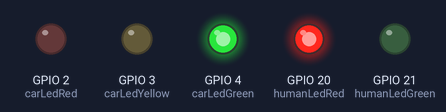
Bench run of a program on a simulated Raspberry Pi (BCM pin numbers). On the bench: output pins drawn as LEDs (lit = HIGH).

Above: at 1.5 s.
At 3.5 s:
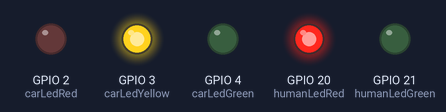
At 5.5 s:
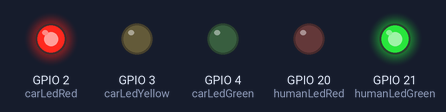
Timing chart, 0 to 9.1 s (numbered marks = the images above):
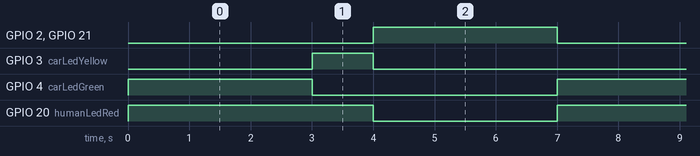

Measured:
- by itself, GPIO 2 (carLedRed), GPIO 4 (carLedGreen), GPIO 21 (humanLedGreen): alternates HIGH for 3.0 s and LOW for 4.0 s
- by itself, GPIO 3 (carLedYellow): alternates HIGH for 1.0 s and LOW for 6.0 s
- by itself, GPIO 20 (humanLedRed): alternates HIGH for 4.0 s and LOW for 3.0 s

The program:

Raspberry_PI_mian2.py
```python
from gpiozero import LED			# 'gpiozero' 라이브러리에서 'LED' 클래스를 가져옴
from time import sleep				# 'time' 라이브러리에서 'sleep' 함수를 가져옴

carLedRed = 2						# 다양한 LED 핀의 핀 번호를 변수로 정의함 (lines 4 ~ 8)
carLedYellow = 3					# carLedRed, carLedYellow, carLedGreen, humanLedRed, humanLedGreen 변수에 각각 핀 번호를 할당
carLedGreen = 4
humanLedRed = 20
humanLedGreen = 21

carLedRed = LED(2)					# 각 LED를 LED 클래스의 객체로 초기화하며, 핀 번호를 사용하여 LED 객체를 생성 (Lines 10 ~ 14)
carLedYellow = LED(3)
carLedGreen = LED(4)
humanLedRed = LED(20)
humanLedGreen = LED(21)

try:								# 무한 루프 ('while 1:') 를 시작, 이 루프에서는 아래의 동작을 반복함 (Lines 16 ~ 35)
    while 1:						# carLedRed, carLedYellow, carLedGreen, humanLedRed, humanLedGreen의 값을 조절하여 LED를 켜고 끔
        carLedRed.value = 0			# value 속성을 사용하여 1(점등) 또는 0(소등) 값을 설정
        carLedYellow.value = 0		# 각각의 LED를 제어하는 값에 따라 차량 및 보행자 신호등의 상태가 변경됨
        carLedGreen.value = 1		# sleep 함수를 사용하여 LED 상태가 변경된 후 대기 시간을 설정
        humanLedRed.value = 1
        humanLedGreen.value = 0
        sleep(3.0)
        carLedRed.value = 0
        carLedYellow.value = 1
        carLedGreen.value = 0
        humanLedRed.value = 1
        humanLedGreen.value = 0
        sleep(1.0)
        carLedRed.value = 1
        carLedYellow.value = 0
        carLedGreen.value = 0
        humanLedRed.value = 0
        humanLedGreen.value = 1
        sleep(3.0)

except KeyboardInterrupt:			# 사용자가 키보드 동작(Ctrl + C, SIGINT)을 사용하여 프로그램 실행을 종료할 때 발생시키는 예외 처리 블록임
    pass							# 사용자가 Ctrl + C를 누르면 루프가 중단되고 코드 실행이 종료됨

carLedRed.value = 0					# 코드 실행이 종료되면 모든 LED의 value값을 0으로 바꿔 모든 LED를 꺼줌 (Lines 40 ~ 44)
carLedYellow.value = 0
carLedGreen.value = 0
humanLedRed.value = 0
humanLedGreen.value = 0
```
